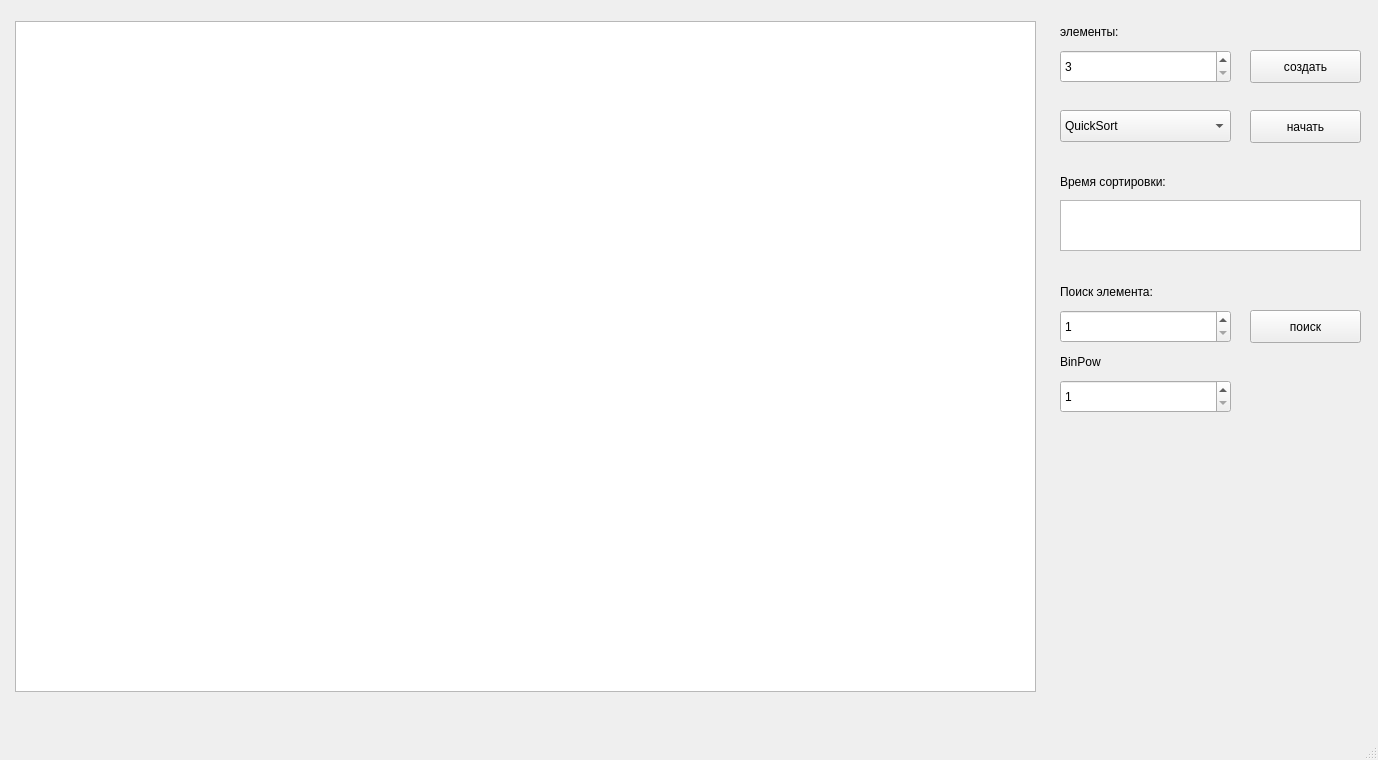
<?xml version="1.0" encoding="UTF-8"?>
<ui version="4.0">
 <class>MainWindow</class>
 <widget class="QMainWindow" name="MainWindow">
  <property name="geometry">
   <rect>
    <x>0</x>
    <y>0</y>
    <width>1378</width>
    <height>760</height>
   </rect>
  </property>
  <property name="minimumSize">
   <size>
    <width>1378</width>
    <height>760</height>
   </size>
  </property>
  <property name="maximumSize">
   <size>
    <width>1378</width>
    <height>760</height>
   </size>
  </property>
  <property name="windowTitle">
   <string>MainWindow</string>
  </property>
  <widget class="QWidget" name="centralwidget">
   <widget class="QGraphicsView" name="graphicsView">
    <property name="geometry">
     <rect>
      <x>15</x>
      <y>21</y>
      <width>1021</width>
      <height>671</height>
     </rect>
    </property>
   </widget>
   <widget class="QSpinBox" name="elementsBox">
    <property name="geometry">
     <rect>
      <x>1060</x>
      <y>50</y>
      <width>171</width>
      <height>33</height>
     </rect>
    </property>
    <property name="minimum">
     <number>3</number>
    </property>
    <property name="maximum">
     <number>500</number>
    </property>
   </widget>
   <widget class="QLabel" name="label">
    <property name="geometry">
     <rect>
      <x>1060</x>
      <y>20</y>
      <width>141</width>
      <height>24</height>
     </rect>
    </property>
    <property name="text">
     <string>элементы:</string>
    </property>
   </widget>
   <widget class="QPushButton" name="createArrButton">
    <property name="geometry">
     <rect>
      <x>1250</x>
      <y>50</y>
      <width>111</width>
      <height>33</height>
     </rect>
    </property>
    <property name="text">
     <string>создать</string>
    </property>
   </widget>
   <widget class="QComboBox" name="SortBox">
    <property name="geometry">
     <rect>
      <x>1060</x>
      <y>110</y>
      <width>171</width>
      <height>32</height>
     </rect>
    </property>
    <item>
     <property name="text">
      <string>QuickSort</string>
     </property>
    </item>
    <item>
     <property name="text">
      <string>MergeSort</string>
     </property>
    </item>
    <item>
     <property name="text">
      <string>HeapSort</string>
     </property>
    </item>
    <item>
     <property name="text">
      <string>InterpolationSort</string>
     </property>
    </item>
   </widget>
   <widget class="QSpinBox" name="searchElBox">
    <property name="geometry">
     <rect>
      <x>1060</x>
      <y>310</y>
      <width>171</width>
      <height>33</height>
     </rect>
    </property>
    <property name="minimum">
     <number>1</number>
    </property>
    <property name="maximum">
     <number>500</number>
    </property>
   </widget>
   <widget class="QLabel" name="label_2">
    <property name="geometry">
     <rect>
      <x>1060</x>
      <y>280</y>
      <width>181</width>
      <height>24</height>
     </rect>
    </property>
    <property name="text">
     <string>Поиск элемента:</string>
    </property>
   </widget>
   <widget class="QPushButton" name="searchElButton">
    <property name="geometry">
     <rect>
      <x>1250</x>
      <y>310</y>
      <width>111</width>
      <height>33</height>
     </rect>
    </property>
    <property name="text">
     <string>поиск</string>
    </property>
   </widget>
   <widget class="QTextEdit" name="timeText">
    <property name="geometry">
     <rect>
      <x>1060</x>
      <y>200</y>
      <width>301</width>
      <height>51</height>
     </rect>
    </property>
   </widget>
   <widget class="QLabel" name="label_3">
    <property name="geometry">
     <rect>
      <x>1060</x>
      <y>170</y>
      <width>211</width>
      <height>24</height>
     </rect>
    </property>
    <property name="text">
     <string>Время сортировки:</string>
    </property>
   </widget>
   <widget class="QLabel" name="label_4">
    <property name="geometry">
     <rect>
      <x>1060</x>
      <y>350</y>
      <width>92</width>
      <height>24</height>
     </rect>
    </property>
    <property name="text">
     <string>BinPow</string>
    </property>
   </widget>
   <widget class="QSpinBox" name="BinPowBox">
    <property name="geometry">
     <rect>
      <x>1060</x>
      <y>380</y>
      <width>171</width>
      <height>33</height>
     </rect>
    </property>
    <property name="minimum">
     <number>1</number>
    </property>
    <property name="maximum">
     <number>500</number>
    </property>
   </widget>
   <widget class="QPushButton" name="sortButton">
    <property name="geometry">
     <rect>
      <x>1250</x>
      <y>110</y>
      <width>111</width>
      <height>33</height>
     </rect>
    </property>
    <property name="text">
     <string>начать</string>
    </property>
   </widget>
  </widget>
  <widget class="QMenuBar" name="menubar">
   <property name="geometry">
    <rect>
     <x>0</x>
     <y>0</y>
     <width>1378</width>
     <height>29</height>
    </rect>
   </property>
  </widget>
  <widget class="QStatusBar" name="statusbar"/>
 </widget>
 <resources/>
 <connections/>
</ui>
